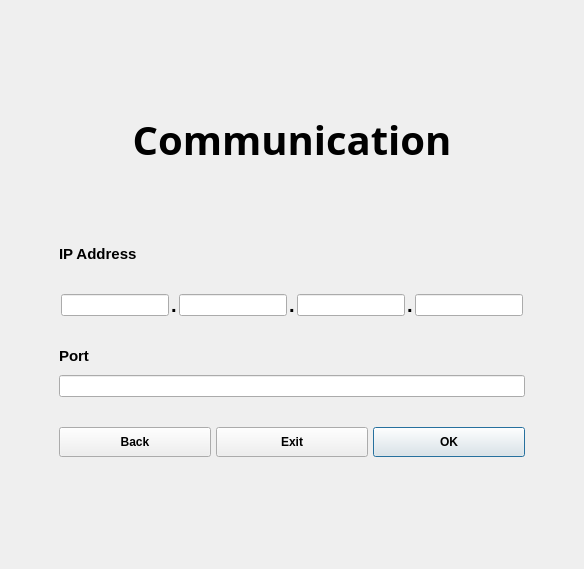
     <widget class="QWidget" name="page_3">
      <layout class="QGridLayout" name="gridLayout">
       <item row="1" column="0">
        <spacer name="horizontalSpacer_2">
         <property name="orientation">
          <enum>Qt::Horizontal</enum>
         </property>
         <property name="sizeHint" stdset="0">
          <size>
           <width>40</width>
           <height>20</height>
          </size>
         </property>
        </spacer>
       </item>
       <item row="0" column="1">
        <spacer name="verticalSpacer_11">
         <property name="orientation">
          <enum>Qt::Vertical</enum>
         </property>
         <property name="sizeHint" stdset="0">
          <size>
           <width>20</width>
           <height>101</height>
          </size>
         </property>
        </spacer>
       </item>
       <item row="1" column="3">
        <spacer name="horizontalSpacer">
         <property name="orientation">
          <enum>Qt::Horizontal</enum>
         </property>
         <property name="sizeHint" stdset="0">
          <size>
           <width>40</width>
           <height>20</height>
          </size>
         </property>
        </spacer>
       </item>
       <item row="2" column="2">
        <spacer name="verticalSpacer_12">
         <property name="orientation">
          <enum>Qt::Vertical</enum>
         </property>
         <property name="sizeHint" stdset="0">
          <size>
           <width>20</width>
           <height>101</height>
          </size>
         </property>
        </spacer>
       </item>
       <item row="1" column="1" colspan="2">
        <layout class="QVBoxLayout" name="verticalLayout_9">
         <property name="spacing">
          <number>30</number>
         </property>
         <property name="leftMargin">
          <number>8</number>
         </property>
         <property name="rightMargin">
          <number>8</number>
         </property>
         <item>
          <widget class="QLabel" name="commLabel">
           <property name="font">
            <font>
             <family>Pristina</family>
             <pointsize>30</pointsize>
             <weight>75</weight>
             <bold>true</bold>
            </font>
           </property>
           <property name="styleSheet">
            <string notr="true"/>
           </property>
           <property name="text">
            <string>Communication</string>
           </property>
           <property name="alignment">
            <set>Qt::AlignCenter</set>
           </property>
          </widget>
         </item>
         <item>
          <widget class="QLabel" name="commMsg">
           <property name="font">
            <font>
             <pointsize>12</pointsize>
             <weight>75</weight>
             <bold>true</bold>
            </font>
           </property>
           <property name="styleSheet">
            <string notr="true">color: rgb(255, 41, 41);</string>
           </property>
           <property name="text">
            <string/>
           </property>
           <property name="alignment">
            <set>Qt::AlignCenter</set>
           </property>
          </widget>
         </item>
         <item>
          <widget class="QLabel" name="label_5">
           <property name="font">
            <font>
             <pointsize>11</pointsize>
             <weight>75</weight>
             <bold>true</bold>
            </font>
           </property>
           <property name="text">
            <string>IP Address</string>
           </property>
          </widget>
         </item>
         <item>
          <layout class="QHBoxLayout" name="horizontalLayout_8">
           <property name="spacing">
            <number>2</number>
           </property>
           <property name="leftMargin">
            <number>2</number>
           </property>
           <property name="rightMargin">
            <number>2</number>
           </property>
           <item>
            <widget class="QLineEdit" name="ipInput1">
             <property name="minimumSize">
              <size>
               <width>30</width>
               <height>0</height>
              </size>
             </property>
             <property name="font">
              <font>
               <weight>50</weight>
               <bold>false</bold>
              </font>
             </property>
             <property name="inputMethodHints">
              <set>Qt::ImhNone</set>
             </property>
             <property name="maxLength">
              <number>3</number>
             </property>
             <property name="cursorPosition">
              <number>0</number>
             </property>
             <property name="readOnly">
              <bool>true</bool>
             </property>
             <property name="clearButtonEnabled">
              <bool>true</bool>
             </property>
            </widget>
           </item>
           <item>
            <widget class="QLabel" name="label_17">
             <property name="font">
              <font>
               <pointsize>15</pointsize>
               <weight>75</weight>
               <bold>true</bold>
              </font>
             </property>
             <property name="text">
              <string>.</string>
             </property>
            </widget>
           </item>
           <item>
            <widget class="QLineEdit" name="ipInput2">
             <property name="minimumSize">
              <size>
               <width>30</width>
               <height>0</height>
              </size>
             </property>
             <property name="font">
              <font>
               <weight>50</weight>
               <bold>false</bold>
              </font>
             </property>
             <property name="maxLength">
              <number>3</number>
             </property>
             <property name="readOnly">
              <bool>true</bool>
             </property>
             <property name="clearButtonEnabled">
              <bool>true</bool>
             </property>
            </widget>
           </item>
           <item>
            <widget class="QLabel" name="label_16">
             <property name="font">
              <font>
               <pointsize>15</pointsize>
               <weight>75</weight>
               <bold>true</bold>
              </font>
             </property>
             <property name="text">
              <string>.</string>
             </property>
            </widget>
           </item>
           <item>
            <widget class="QLineEdit" name="ipInput3">
             <property name="minimumSize">
              <size>
               <width>30</width>
               <height>0</height>
              </size>
             </property>
             <property name="font">
              <font>
               <weight>50</weight>
               <bold>false</bold>
              </font>
             </property>
             <property name="maxLength">
              <number>3</number>
             </property>
             <property name="readOnly">
              <bool>true</bool>
             </property>
             <property name="clearButtonEnabled">
              <bool>true</bool>
             </property>
            </widget>
           </item>
           <item>
            <widget class="QLabel" name="label_15">
             <property name="font">
              <font>
               <pointsize>15</pointsize>
               <weight>75</weight>
               <bold>true</bold>
              </font>
             </property>
             <property name="text">
              <string>.</string>
             </property>
            </widget>
           </item>
           <item>
            <widget class="QLineEdit" name="ipInput4">
             <property name="minimumSize">
              <size>
               <width>30</width>
               <height>0</height>
              </size>
             </property>
             <property name="font">
              <font>
               <weight>50</weight>
               <bold>false</bold>
              </font>
             </property>
             <property name="maxLength">
              <number>3</number>
             </property>
             <property name="readOnly">
              <bool>true</bool>
             </property>
             <property name="clearButtonEnabled">
              <bool>true</bool>
             </property>
            </widget>
           </item>
          </layout>
         </item>
         <item>
          <layout class="QVBoxLayout" name="verticalLayout_11">
           <property name="spacing">
            <number>10</number>
           </property>
           <item>
            <widget class="QLabel" name="label_6">
             <property name="font">
              <font>
               <pointsize>11</pointsize>
               <weight>75</weight>
               <bold>true</bold>
              </font>
             </property>
             <property name="text">
              <string>Port</string>
             </property>
            </widget>
           </item>
           <item>
            <widget class="QLineEdit" name="portInput">
             <property name="minimumSize">
              <size>
               <width>300</width>
               <height>0</height>
              </size>
             </property>
             <property name="font">
              <font>
               <weight>50</weight>
               <bold>false</bold>
              </font>
             </property>
             <property name="echoMode">
              <enum>QLineEdit::Normal</enum>
             </property>
             <property name="readOnly">
              <bool>true</bool>
             </property>
             <property name="clearButtonEnabled">
              <bool>true</bool>
             </property>
            </widget>
           </item>
          </layout>
         </item>
         <item>
          <layout class="QHBoxLayout" name="horizontalLayout_4">
           <property name="spacing">
            <number>5</number>
           </property>
           <item>
            <widget class="QPushButton" name="backBtn_comm">
             <property name="minimumSize">
              <size>
               <width>0</width>
               <height>30</height>
              </size>
             </property>
             <property name="font">
              <font>
               <pointsize>9</pointsize>
               <weight>75</weight>
               <bold>true</bold>
              </font>
             </property>
             <property name="text">
              <string>Back</string>
             </property>
             <property name="icon">
              <iconset>
               <normaloff>:/icon/icon/x-mark-3-48.ico</normaloff>:/icon/icon/x-mark-3-48.ico</iconset>
             </property>
            </widget>
           </item>
           <item>
            <widget class="QPushButton" name="exitBtn_2">
             <property name="minimumSize">
              <size>
               <width>0</width>
               <height>30</height>
              </size>
             </property>
             <property name="font">
              <font>
               <pointsize>9</pointsize>
               <weight>75</weight>
               <bold>true</bold>
              </font>
             </property>
             <property name="text">
              <string>Exit</string>
             </property>
             <property name="icon">
              <iconset>
               <normaloff>:/icon/icon/x-mark-3-48.ico</normaloff>:/icon/icon/x-mark-3-48.ico</iconset>
             </property>
            </widget>
           </item>
           <item>
            <widget class="QPushButton" name="okBtn">
             <property name="minimumSize">
              <size>
               <width>0</width>
               <height>30</height>
              </size>
             </property>
             <property name="font">
              <font>
               <pointsize>9</pointsize>
               <weight>75</weight>
               <bold>true</bold>
              </font>
             </property>
             <property name="text">
              <string>OK</string>
             </property>
             <property name="icon">
              <iconset>
               <normaloff>:/icon/icon/login-64.ico</normaloff>:/icon/icon/login-64.ico</iconset>
             </property>
             <property name="default">
              <bool>true</bool>
             </property>
            </widget>
           </item>
          </layout>
         </item>
        </layout>
       </item>
      </layout>
     </widget>
